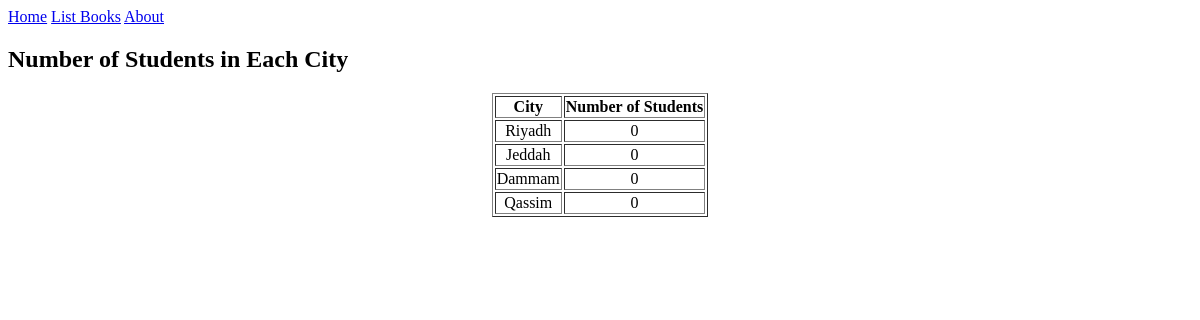
The page /books/students/by-city/ on the database its author committed.
### apps/bookmodule/models.py (models this page shows)
class Address(models.Model):
    city = models.CharField(max_length=100)

### apps/bookmodule/views.py (the view)
# urls.py: path('students/by-city/', views.studentsbycity, name='students_by_city'),
def studentsbycity(request):
    data = Address.objects.annotate(student_count=Count('student'))
    return render(request, 'bookmodule/students_by_city.html', {'data': data})

### apps/templates/bookmodule/students_by_city.html
{% extends 'layouts/base.html' %}
{% block content %}
<h2>Number of Students in Each City</h2>
<table border="1" style="margin: auto; text-align: center;">
    <tr>
        <th>City</th>
        <th>Number of Students</th>
    </tr>
    {% for item in data %}
    <tr>
        <td>{{ item.city }}</td>
        <td>{{ item.student_count }}</td>
    </tr>
    {% endfor %}
</table>
{% endblock %}

### rows shown on the page
Address: city "Riyadh", student_count "0"
Address: city "Jeddah", student_count "0"
Address: city "Dammam", student_count "0"
Address: city "Qassim", student_count "0"
